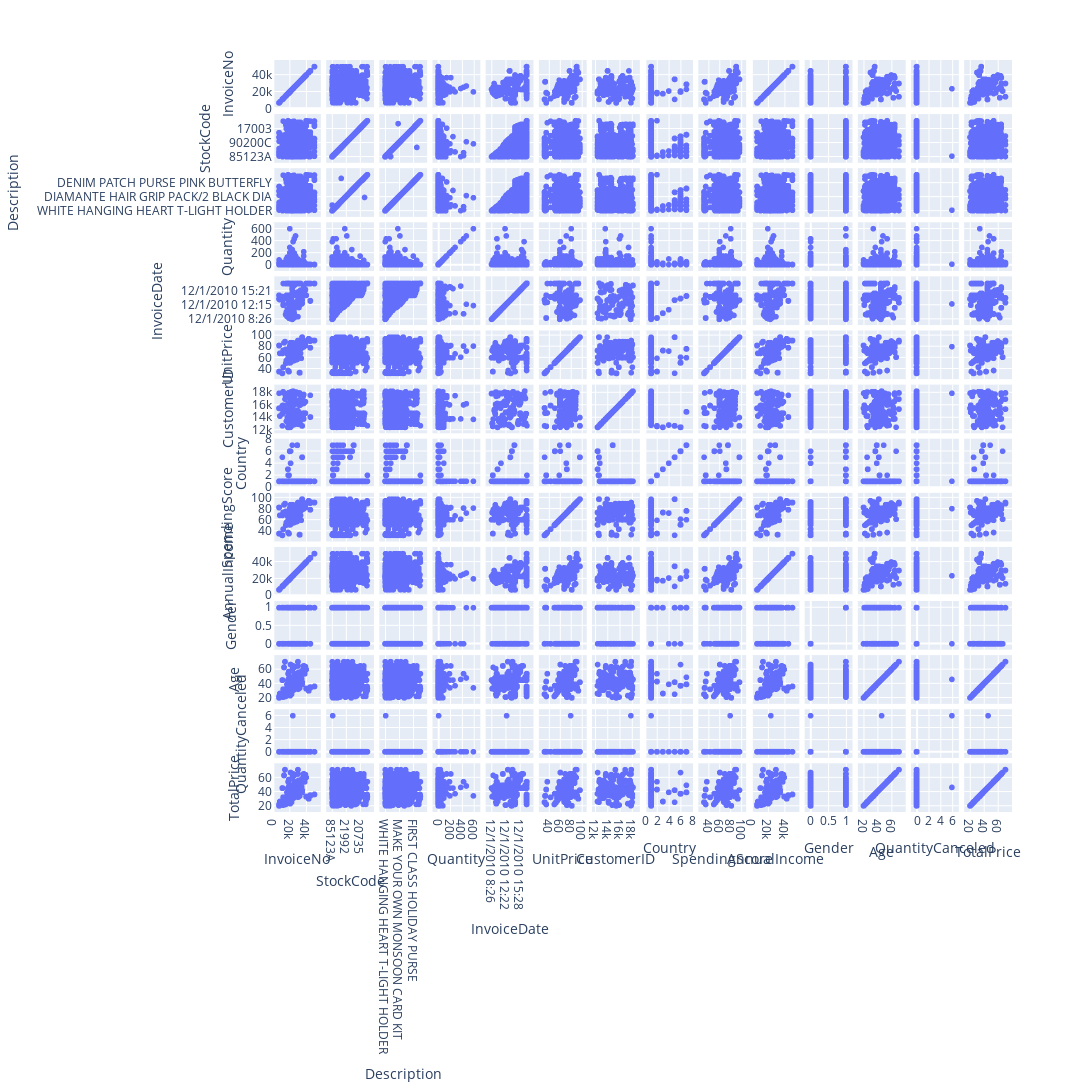

Notebook cell for this chart:
### Code cell
import plotly.express as px 
fig = px.scatter_matrix(data,
width=1800, height=1600)
fig.show()

### Figure 1 — Plotly figure (JSON) as saved in the notebook; plotly's stock layout.template omitted (floating-point values rounded to 4 significant figures; data arrays with more than 128 entries replaced by an {"elided": "..."} marker saying what was removed)
{"data": [{"dimensions": [{"axis": {"matches": true}, "label": "InvoiceNo", "values": {"elided": "2825 int values"}}, {"axis": {"matches": true}, "label": "StockCode", "values": {"elided": "2825 str values"}}, {"axis": {"matches": true}, "label": "Description", "values": {"elided": "2825 str values"}}, {"axis": {"matches": true}, "label": "Quantity", "values": {"elided": "2825 int values"}}, {"axis": {"matches": true}, "label": "InvoiceDate", "values": {"elided": "2825 str values"}}, {"axis": {"matches": true}, "label": "UnitPrice", "values": {"elided": "2825 int values"}}, {"axis": {"matches": true}, "label": "CustomerID", "values": {"elided": "2825 int values"}}, {"axis": {"matches": true}, "label": "Country", "values": {"elided": "2825 int values"}}, {"axis": {"matches": true}, "label": "SpendingScore", "values": {"elided": "2825 int values"}}, {"axis": {"matches": true}, "label": "AnnualIncome", "values": {"elided": "2825 int values"}}, {"axis": {"matches": true}, "label": "Gender", "values": {"elided": "2825 int values"}}, {"axis": {"matches": true}, "label": "Age", "values": {"elided": "2825 int values"}}, {"axis": {"matches": true}, "label": "QuantityCanceled", "values": {"elided": "2825 int values"}}, {"axis": {"matches": true}, "label": "TotalPrice", "values": {"elided": "2825 int values"}}], "hovertemplate": "%{xaxis.title.text}=%{x}<br>%{yaxis.title.text}=%{y}<extra></extra>", "legendgroup": "", "marker": {"color": "#636efa", "symbol": "circle"}, "name": "", "showlegend": false, "type": "splom"}], "layout": {"dragmode": "select", "height": 1600, "legend": {"tracegroupgap": 0}, "margin": {"t": 60}, "width": 1800}}
